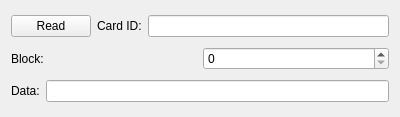
<?xml version="1.0" encoding="UTF-8"?>
<ui version="4.0">
 <class>Widget</class>
 <widget class="QWidget" name="Widget">
  <property name="geometry">
   <rect>
    <x>0</x>
    <y>0</y>
    <width>400</width>
    <height>117</height>
   </rect>
  </property>
  <property name="windowTitle">
   <string>Widget</string>
  </property>
  <layout class="QVBoxLayout" name="verticalLayout">
   <item>
    <layout class="QHBoxLayout" name="horizontalLayout_2">
     <item>
      <widget class="QPushButton" name="pushButton">
       <property name="text">
        <string>Read</string>
       </property>
      </widget>
     </item>
     <item>
      <widget class="QLabel" name="label">
       <property name="text">
        <string>Card ID:</string>
       </property>
      </widget>
     </item>
     <item>
      <widget class="QLineEdit" name="lineEdit"/>
     </item>
    </layout>
   </item>
   <item>
    <layout class="QHBoxLayout" name="horizontalLayout_3">
     <item>
      <widget class="QLabel" name="label_3">
       <property name="text">
        <string>Block:</string>
       </property>
      </widget>
     </item>
     <item>
      <widget class="QSpinBox" name="spinBox"/>
     </item>
    </layout>
   </item>
   <item>
    <layout class="QHBoxLayout" name="horizontalLayout">
     <item>
      <widget class="QLabel" name="label_2">
       <property name="text">
        <string>Data:</string>
       </property>
      </widget>
     </item>
     <item>
      <widget class="QLineEdit" name="lineEdit_2"/>
     </item>
    </layout>
   </item>
  </layout>
 </widget>
 <layoutdefault spacing="6" margin="11"/>
 <resources/>
 <connections/>
</ui>
